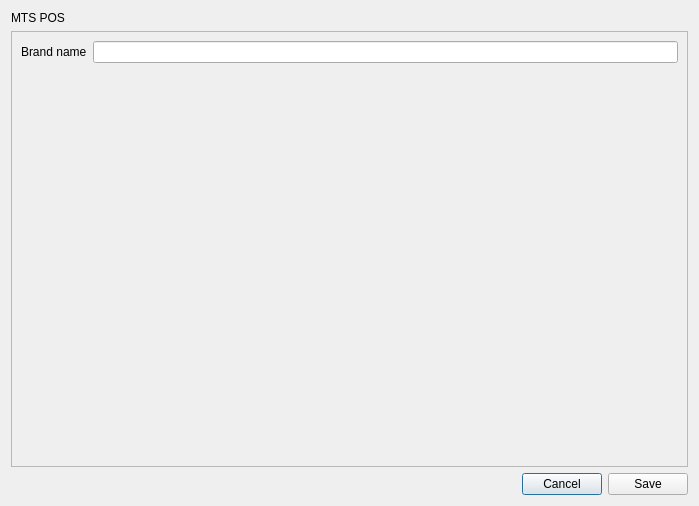
<?xml version="1.0" encoding="UTF-8"?>
<ui version="4.0">
 <class>DialogEditBrand</class>
 <widget class="QDialog" name="DialogEditBrand">
  <property name="geometry">
   <rect>
    <x>0</x>
    <y>0</y>
    <width>699</width>
    <height>506</height>
   </rect>
  </property>
  <property name="windowTitle">
   <string>Edit brand</string>
  </property>
  <layout class="QVBoxLayout" name="verticalLayout">
   <item>
    <widget class="QLabel" name="label_6">
     <property name="sizePolicy">
      <sizepolicy hsizetype="Preferred" vsizetype="Fixed">
       <horstretch>0</horstretch>
       <verstretch>0</verstretch>
      </sizepolicy>
     </property>
     <property name="text">
      <string>MTS POS</string>
     </property>
    </widget>
   </item>
   <item>
    <widget class="QScrollArea" name="scrollArea">
     <property name="widgetResizable">
      <bool>true</bool>
     </property>
     <widget class="QWidget" name="scrollAreaWidgetContents">
      <property name="geometry">
       <rect>
        <x>0</x>
        <y>0</y>
        <width>679</width>
        <height>436</height>
       </rect>
      </property>
      <layout class="QFormLayout" name="formLayout">
       <item row="0" column="0">
        <widget class="QLabel" name="label_3">
         <property name="text">
          <string>Brand name</string>
         </property>
        </widget>
       </item>
       <item row="0" column="1">
        <widget class="QLineEdit" name="lineEditBrandName"/>
       </item>
      </layout>
     </widget>
    </widget>
   </item>
   <item>
    <layout class="QHBoxLayout" name="horizontalLayout">
     <item>
      <spacer name="horizontalSpacer">
       <property name="orientation">
        <enum>Qt::Horizontal</enum>
       </property>
       <property name="sizeHint" stdset="0">
        <size>
         <width>40</width>
         <height>20</height>
        </size>
       </property>
      </spacer>
     </item>
     <item>
      <widget class="QPushButton" name="pushButtonCancel">
       <property name="text">
        <string>Cancel</string>
       </property>
      </widget>
     </item>
     <item>
      <widget class="QPushButton" name="pushButtonSave">
       <property name="text">
        <string>Save</string>
       </property>
      </widget>
     </item>
    </layout>
   </item>
  </layout>
 </widget>
 <tabstops>
  <tabstop>scrollArea</tabstop>
  <tabstop>pushButtonCancel</tabstop>
  <tabstop>pushButtonSave</tabstop>
 </tabstops>
 <resources/>
 <connections/>
</ui>
